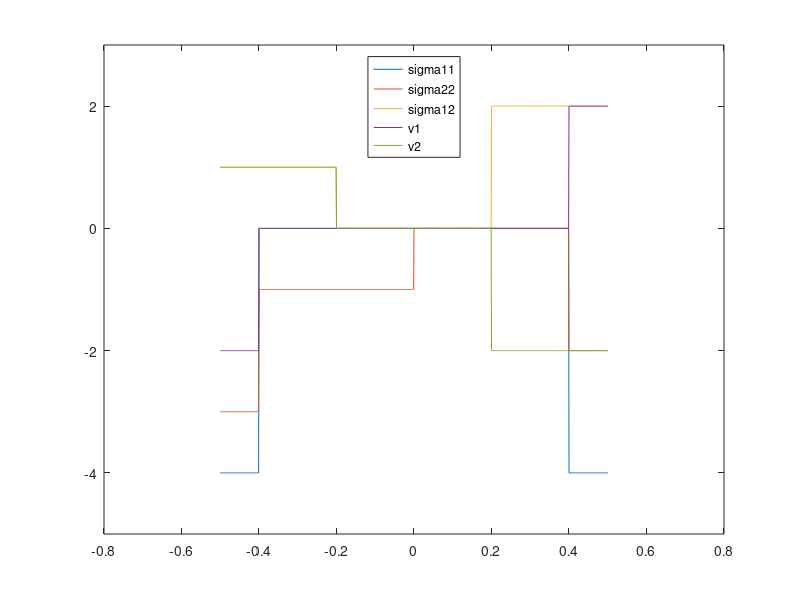

MATLAB code for this plot:
x = linspace(-0.5, 0.5, 1001);
u1 = zeros(1001,1);
u2 = zeros(1001,1);
u3 = zeros(1001,1);
u4 = zeros(1001,1);
u5 = zeros(1001,1);
for i=1:1001
    if i <= 100
        u1(i) = -4;
        u2(i) = -3;
        u3(i) = 1;
        u4(i) = -2;
        u5(i) = 1;
    end
    if (100<i && i<=300)
        u1(i) = 0;
        u2(i) = -1;
        u3(i) = 1;
        u4(i) = 0;
        u5(i) = 1;
    end
    if (300<i && i<=500)
        u1(i) = 0;
        u2(i) = -1;
        u3(i) = 0;
        u4(i) = 0;
        u5(i) = 0;
    end
    if (500<i && i<=700)
        u1(i) = 0;
        u2(i) = 0;
        u3(i) = 0;
        u4(i) = 0;
        u5(i) = 0;
    end
    if (700<i && i<=900)
        u1(i) = 0;
        u2(i) = 0;
        u3(i) = 2;
        u4(i) = 0;
        u5(i) = -2;
    end
    if i>900
        u1(i) = -4;
        u2(i) = -2;
        u3(i) = 2;
        u4(i) = 2;
        u5(i) = -2;
    end
end
plot(x, u1, 'DisplayName','sigma11')
hold on
plot(x, u2, 'DisplayName','sigma22')
hold on
plot(x, u3, 'DisplayName','sigma12')
hold on
plot(x, u4, 'DisplayName','v1')
hold on
plot(x, u5, 'DisplayName','v2')
hold off
ylim([-5 3])

legend({'sigma11', 'sigma22', 'sigma12', 'v1', 'v2'}, 'Location', 'north')

    